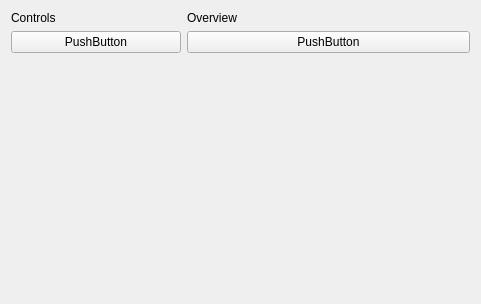
<?xml version="1.0" encoding="UTF-8"?>
<ui version="4.0">
 <class>AnalyzeWindow</class>
 <widget class="QWidget" name="AnalyzeWindow">
  <property name="geometry">
   <rect>
    <x>0</x>
    <y>0</y>
    <width>481</width>
    <height>304</height>
   </rect>
  </property>
  <property name="windowTitle">
   <string>Form</string>
  </property>
  <layout class="QHBoxLayout" name="flowLayout" stretch="3,5">
   <item>
    <layout class="QVBoxLayout" name="leftLayout">
     <item>
      <widget class="QLabel" name="title_controls">
       <property name="text">
        <string>Controls</string>
       </property>
      </widget>
     </item>
     <item>
      <widget class="QPushButton" name="pushButton">
       <property name="text">
        <string>PushButton</string>
       </property>
      </widget>
     </item>
     <item>
      <spacer name="verticalSpacer_2">
       <property name="orientation">
        <enum>Qt::Orientation::Vertical</enum>
       </property>
       <property name="sizeHint" stdset="0">
        <size>
         <width>20</width>
         <height>40</height>
        </size>
       </property>
      </spacer>
     </item>
    </layout>
   </item>
   <item>
    <layout class="QVBoxLayout" name="rightLayout">
     <item>
      <widget class="QLabel" name="title_overview">
       <property name="text">
        <string>Overview</string>
       </property>
      </widget>
     </item>
     <item>
      <widget class="QPushButton" name="pushButton_2">
       <property name="text">
        <string>PushButton</string>
       </property>
      </widget>
     </item>
     <item>
      <spacer name="verticalSpacer">
       <property name="orientation">
        <enum>Qt::Orientation::Vertical</enum>
       </property>
       <property name="sizeHint" stdset="0">
        <size>
         <width>20</width>
         <height>40</height>
        </size>
       </property>
      </spacer>
     </item>
    </layout>
   </item>
  </layout>
 </widget>
 <resources/>
 <connections/>
</ui>
